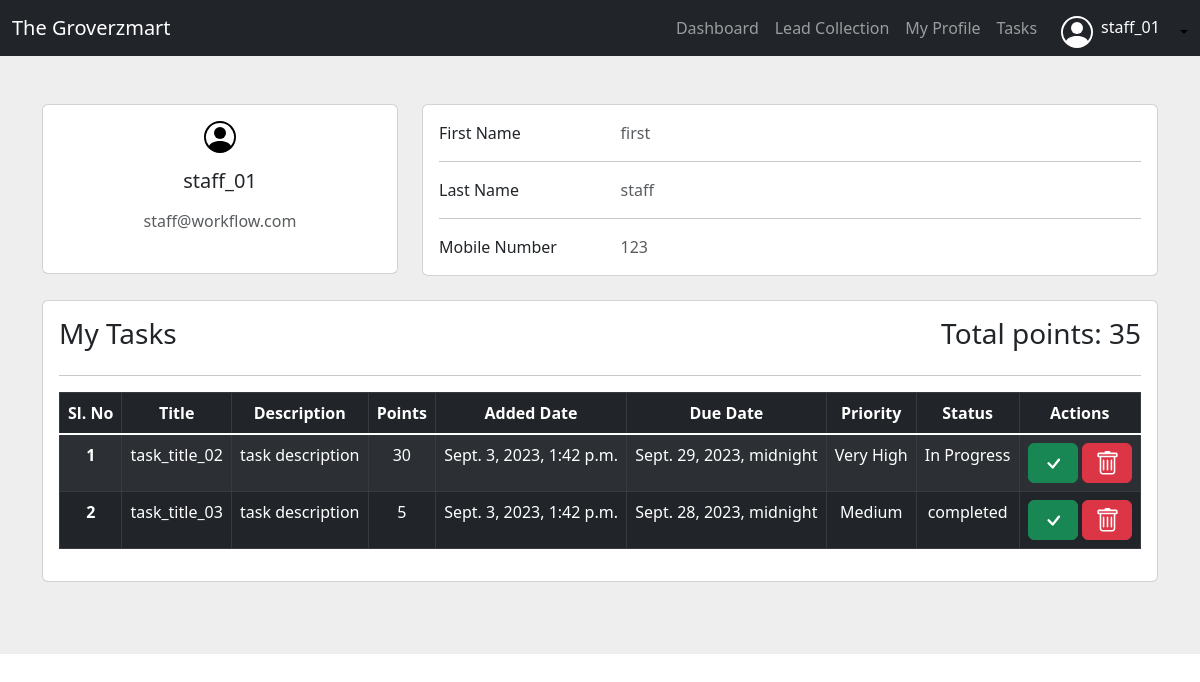
The app's page /profile/staff/ (signed in), older data.
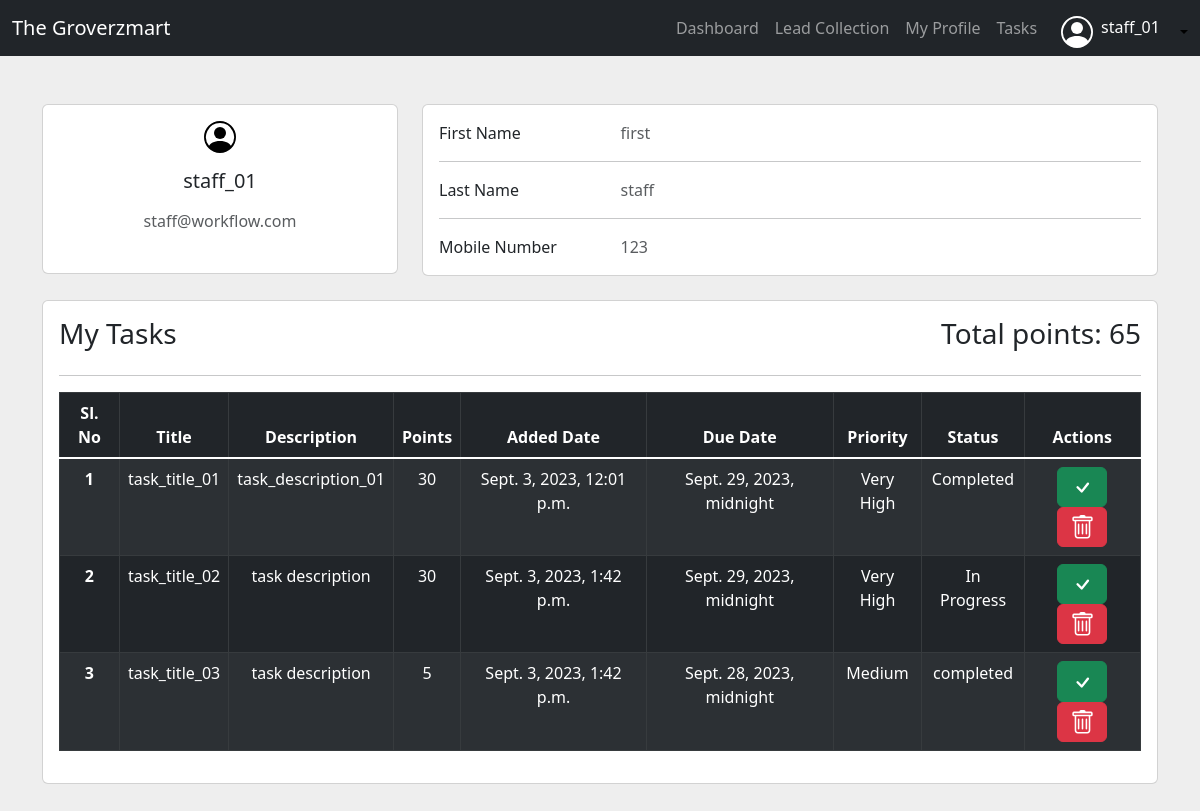
The same page, newer data.
### workflow_app/models.py (models this page shows, shortened)
class Staff(models.Model):
    user = models.OneToOneField(User, on_delete=models.CASCADE)
    first_name = models.CharField(max_length=255)
    last_name = models.CharField(max_length=255)
    email = models.EmailField(default="no-email@workflow.com")
    phone_number = models.CharField(max_length=255)
    def total_selected_task_points(self):
        total_points = 0
        selected_tasks = SelectedTask.objects.filter(staff=self)
        for task in selected_tasks:
            total_points += task.task.points()
        return total_points

class SelectedTask(models.Model):
    staff = models.ForeignKey(Staff, on_delete=models.CASCADE)
    task = models.ForeignKey(Task, on_delete=models.CASCADE)
    date_selected = models.DateTimeField(auto_now_add=True)
    completed = models.BooleanField(default=False)
    reviewed_by = models.ForeignKey(User, on_delete=models.SET_NULL, null=True, blank=True)

class Task(models.Model):
    title = models.CharField(max_length=255)
    description = models.TextField()
    priority = models.CharField(max_length=20, choices=PRIORITY_CHOICES)
    status = models.CharField(max_length=40, choices=STATUS_CHOICES,default='pending')
    added_date = models.DateTimeField(auto_now_add=True)
    updated_date = models.DateTimeField(auto_now=True)
    due_date = models.DateTimeField()
    def points(self):
        if self.priority == 'Very High':
            return 30
        elif self.priority == 'High':
            return 10
        elif self.priority == 'Medium':
            return 5
        elif self.priority == 'Low':
            return 3
        else:
            return 0

### workflow_app/views.py (the view)
# urls.py: path('profile/staff/',profile_staff, name='profile_staff'),
@login_required
def profile_staff(request):
    staff = Staff.objects.get(user=request.user)
    selected_tasks = SelectedTask.objects.filter(staff=staff)
    total_points = staff.total_selected_task_points()
    context = {
        'page_title': 'My Profile',
        'staff': staff,
        'selected_tasks': selected_tasks,
        'total_points':total_points,
    }
    return render(request, 'staff/staff_profile.html', context)

### templates/staff/staff_profile.html (shortened to what this page needs)
{% extends 'base.html' %}
{% block start %}
{% load static %}
<section style="background-color: #eee;">
    <div class="container py-5">
        <div class="row">
            <div class="col-lg-4">
                <div class="card mb-4">
                    <div class="card-body text-center">
                        <h5 class="my-3">{{ staff.user }}</h5>
                        <p class="text-muted mb-4">{{staff.email}}</p>
                    </div>
                </div>
            </div>
            <div class="col-lg-8">
                <div class="card mb-4">
                    <div class="card-body">
                        <div class="row">
                            <div class="col-sm-3">
                                <p class="mb-0">First Name</p>
                            </div>
                            <div class="col-sm-9">
                                <p class="text-muted mb-0">{{ staff.first_name }}</p>
                            </div>
                        </div>
                        <hr>
                        <div class="row">
                            <div class="col-sm-3">
                                <p class="mb-0">Last Name</p>
                            </div>
                            <div class="col-sm-9">
                                <p class="text-muted mb-0">{{ staff.last_name }}</p>
                            </div>
                        </div>
                        <hr>
                        <div class="row">
                            <div class="col-sm-3">
                                <p class="mb-0">Mobile Number</p>
                            </div>
                            <div class="col-sm-9">
                                <p class="text-muted mb-0">{{staff.phone_number}}</p>
                            </div>
                        </div>
                    </div>
                </div>
            </div>
        </div>
        <div class="row">
            <div class="col-md-12">
                <div class="card mb-4">
                    <div class="card-body">
                        <div class="d-flex align-items-center">
                            <h3 class="mr-3">My Tasks</h3>
                            <div class="ms-auto d-inline">
                                <h3>Total points: {{ total_points }}</h3>
                            </div>
                        </div>
                        <hr>
                        <div class="alltasktable">
                            <table class="table table-dark table-striped table-bordered table-hover">
                                <thead class="text-center">
                                    <tr>
                                        <th scope="col">Sl. No</th>
                                        <th scope="col">Title</th>
                                        <th scope="col">Description</th>
                                        <th scope="col">Points</th>
                                        <th scope="col">Added Date</th>
                                        <th scope="col">Due Date</th>
                                        <th scope="col">Priority</th>
                                        <th scope="col">Status</th>
                                        <th scope="col">Actions</th>
                                    </tr>
                                </thead>
                                <tbody class="table-group-divider text-center">
                                    {% for task in selected_tasks %}
                                    <tr>
                                        <th scope="row">{{forloop.counter}}</th>
                                        <td>{{task.task.title}}</td>
                                        <td>{{task.task.description}}</td>
                                        <td>{{task.task.points}}</td>
                                        <td>{{task.task.added_date}}</td>
                                        <td>{{task.task.due_date}}</td>
                                        <td>{{task.task.priority}}</td>
                                        <td>{{task.task.status}}</td>
                                        <td>
                                            <a href= "{% url 'mark_completed' task.task.id %}" class="btn btn-success" style='width:50px;'><svg xmlns="http://www.w3.org/2000/svg" width="25" height="25" fill="currentColor" class="bi bi-check" viewBox="0 0 16 16">
                                                <path d="M10.97 4.97a.75.75 0 0 1 1.07 1.05l-3.99 4.99a.75.75 0 0 1-1.08.02L4.324 8.384a.75.75 0 1 1 1.06-1.06l2.094 2.093 3.473-4.425a.267.267 0 0 1 .02-.022z"/>
                                              </svg></a>
                                              <a href="{% url 'remove_task_staff' task.task.id %}" class="btn btn-danger" style='width:50px;'></a>
                                        </td>
                                    </tr>
                                    {% endfor %}
                                </tbody>
                            </table>
                        </div>
                    </div>
                </div>
            </div>
        </div>
    </div>
</section>
{% endblock %}

### templates/base.html (shortened to what this page needs)
{% load static %}
<!DOCTYPE html>
<html lang="en">
<head>
    <link href="https://cdn.jsdelivr.net/npm/bootstrap@5.3.0/dist/css/bootstrap.min.css"
        rel="stylesheet">
</head>
<body>
    <header>
        <nav class="navbar navbar-expand-lg navbar-dark bg-dark" aria-label="Offcanvas navbar large">
            <div class="container-fluid">
                {% if not user.is_superuser %}
                <a class="navbar-brand" href="{% url 'profile_staff' %}">The Groverzmart</a>
                {% endif %}
                <div class="offcanvas offcanvas-end text-bg-dark" tabindex="-1" id="offcanvasNavbar2"
                    aria-labelledby="offcanvasNavbar2Label">
                    <div class="offcanvas-body">
                        <ul class="navbar-nav justify-content-end flex-grow-1 pe-3">
                            <li class="nav-item">
                                <a class="nav-link" href="{% url 'organizational_dashboard' %}">Dashboard</a>
                            </li>
                            <li class="nav-item">
                                <a class="nav-link" href="{% url 'leads' %}">Lead Collection</a>
                            </li>
                            {% if not user.is_superuser %}
                            <li class="nav-item">
                                <a class="nav-link" href="{% url 'profile_staff' %}">My Profile</a>
                            </li>
                            <li class="nav-item">
                                <a class="nav-link" href="{% url 'view_tasks' %}">Tasks</a>
                            </li>
                            {% endif %}
                        </ul>
                        <div class="flex-shrink-0 dropdown mt-1">
                            <a href="#"
                                class="d-flex align-items-center mt-1 link-body-emphasis text-decoration-none dropdown-toggle "
                                data-bs-toggle="dropdown" aria-expanded="false">
                                <h6 class="text-white me-3 ms-2">{{ user.username }}</h6>
                            </a>
                        </div>
                    </div>
                </div>
            </div>
        </nav>
    </header>
    {% block start %}
    {% endblock %}
</body>
</html>

Row changes from the older to the newer data that the page shows:
added SelectedTask: task "task_title_01", task.description "task_description_01", task.points "30", task.added_date "Sept. 3, 2023, 12:01 p.m.", task.due_date "Sept. 29, 2023, midnight", task.priority "Very High", task.status "Completed"
Text that changed along with them:
{{ total_points }}: "35" → "65"
